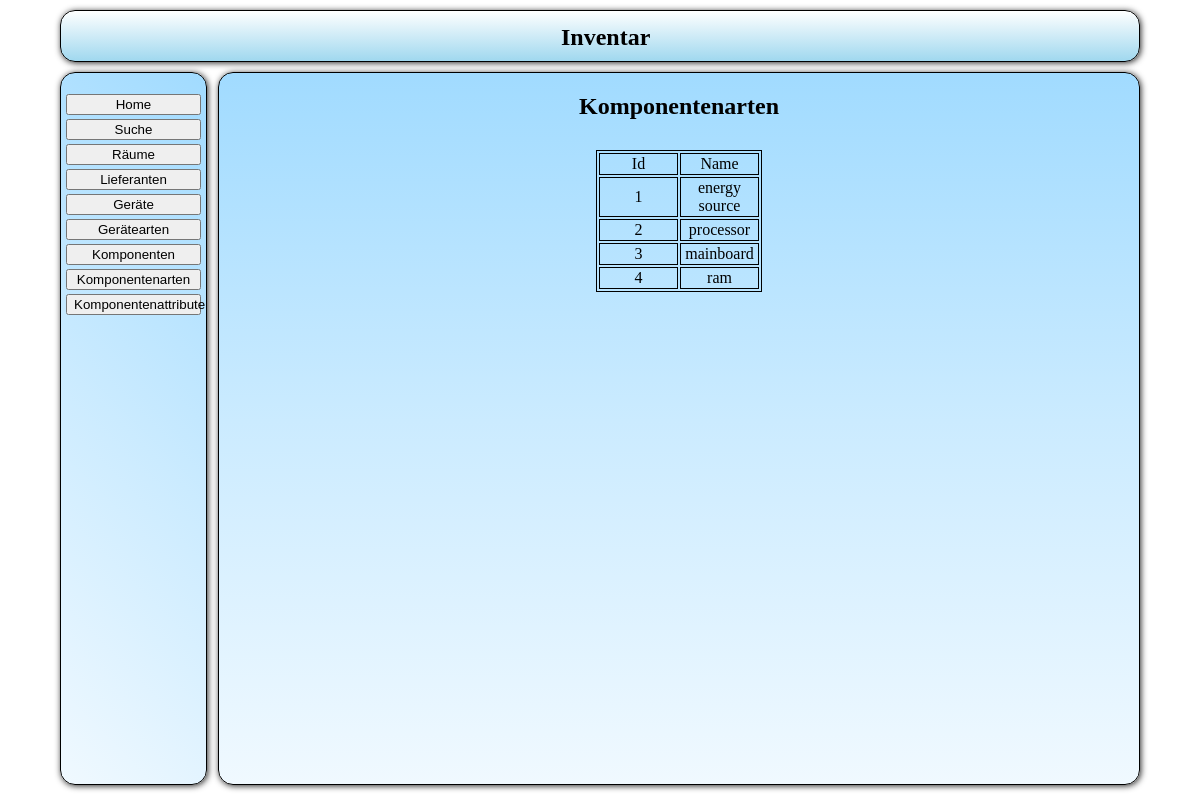
Before: /src/php/fro_Auswahl.php?action=list&table=komponentenarten with the older database file.
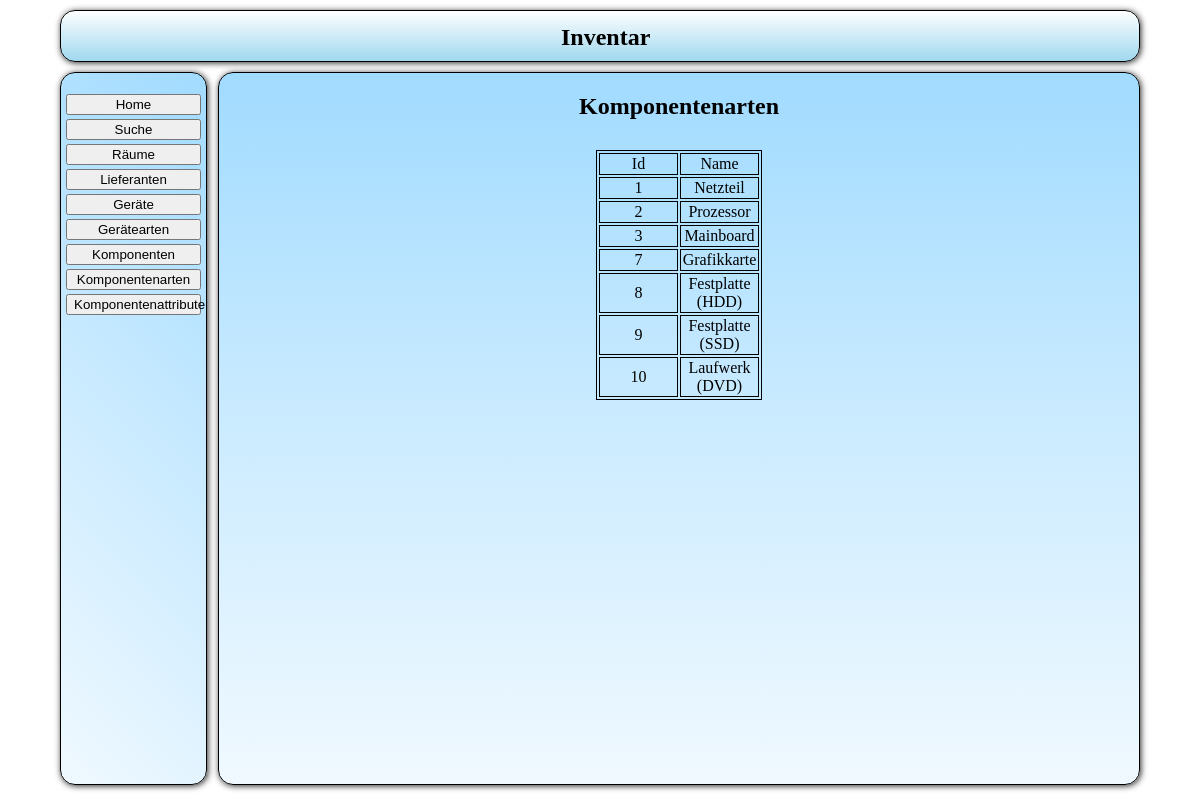
After: the same page with the newer database file.
### tables this page shows
CREATE TABLE IF NOT EXISTS `tbl_komponenten_arten` (
`komponenten_art_id` int(11) NOT NULL,
  `komponenten_art_name` text
);

### src/lib/plotting/forms.php (called while the page is built, shortened)
<?php
function get($key, $default)
{
    if(isset($_GET[$key]))
    {
	return htmlspecialchars($_GET[$key]);
    }
}
class form
{
    public function start($action, $method)
    {
	$additional = "";
	if((isset($method))&&($method != ""))
	{
	    $additional .= "method='".$method."' ";
	}
	\utility\html\openTag("form", "", $additional);
	return $this;
    }
}

### src/php/sql_get.php (called while the page is built, shortened)
<?php
function func_a_getKomponentenArten()
{
    $txt_sql_statement = "SELECT * FROM tbl_komponenten_arten;";
    $a_sql_ausgabe = array();
    $a_sql_result = mysql_query($txt_sql_statement)
            or die ("Anfrage Fehlgeschlagen");
    while($a_sql_cache = mysql_fetch_assoc($a_sql_result))
    {
	$a_sql_ausgabe[] = $a_sql_cache;
    }
    return $a_sql_ausgabe;
}

### src/php/log_Liste.php (the view, shortened to what this page needs)
<?php
echo "<h2 align='center'>".$sTitel."</h2>";
$oFormular = new \utility\forms\form();
$oFormular->start("", "get");
$oTabelle = new \utility\tables\table();
$oTabelle->start(true, "liste");
$oTabelle->startRow();
foreach ($aErgebnis_attribute as $mAttribut)
{
    $oTabelle->addCell($mAttribut);
}
foreach ($aErgebnisse as $aErgebnis)
{
    foreach ($aErgebnis as $sIndex => $mData)
    {
	echo $mData;
    }
}

### src/php/fro_Auswahl.php (shortened to what this page needs)
<!DOCTYPE>
<html >
<head>
    <link href="../css/main.css" rel="stylesheet" type="text/css"/>
</head>
<body>
    <div id="main" >
        <div id="Header" >
            <h2>Inventar</h2>
        </div>
        <div id="left">
            <br>
            <table border="0" align="center">
                <tr>
                    <td><a href="fro_Auswahl.php?action=home"><button>Home</button></a></td>
                </tr>
                <tr>
                    <td><a href="fro_Auswahl.php?action=suche"><button>Suche</button></a></td>
                </tr>
                <tr>
                    <td><a href="fro_Auswahl.php?action=list&table=raeume"><button>R&auml;ume</button></a></td>
                </tr>
                <tr>
                    <td><a href="fro_Auswahl.php?action=list&table=lieferanten"><button>Lieferanten</button></a></td>
                </tr>
                <tr>
                    <td><a href="fro_Auswahl.php?action=list&table=geraete"><button>Ger&auml;te</button></a></td>
                </tr>
                <tr>
                    <td><a href="fro_Auswahl.php?action=list&table=geraetearten"><button>Ger&auml;tearten</button></a></td>
                </tr>
                <tr>
                    <td><a href="fro_Auswahl.php?action=list&table=komponenten"><button>Komponenten</button></a></td>
                </tr>
                <tr>
                    <td><a href="fro_Auswahl.php?action=list&table=komponentenarten"><button>Komponentenarten</button></a></td>
                </tr>
                <tr>
                    <td><a href="fro_Auswahl.php?action=list&table=komponentenattribute"><button>Komponentenattribute</button></a></td>
                </tr>
            </table>
        </div>
        <div id="right">
            <?php
                 require_once './log_Auswahl.php';
            ?>
        </div>
    </div>
</body>
</html>

### src/php/log_Auswahl.php (shortened to what this page needs)
<?php
if($s_action = \utility\forms\get("action", false))
{
    switch($s_action)
    {
	case "list":
	    func_v_list();
	    break;
    }
}
else
{
    func_v_home();
}
function func_v_list()
{
    if($s_table = \utility\forms\get("table", false))
    {
	$a_table_attributes = [
	    "lieferanten"	=>  [
		"Id",
		"Firmenname",
		"Vorname",
		"Nachname",
		"Postleitzahl",
		"Ort",
		"Strasse",
	    ],
	    "raeume"	=>  [
		"Id",
		"Notiz",
		"Name",
		"Stockwerk",
	    ],
	    "geraete"	=>  [
		"Id",
		"Raum",
		"Lieferant",
		"Name",
		"Einkaufsdatum",
		"Notiz",
		"Hersteller",
		"Gewährleistungsbeginn",
		"Gewährleistungsende",
		"Seriennummer",
		"Art",
	    ],
	    "komponenten"	=>  [
		"Id",
		"Name",
		"Bestand",
		"Art"
	    ],
	    "komponentenarten"	=>  [
		"Id",
		"Name"
	    ],
	    "geraetearten"	=>  [
		"Id",
		"Name"
	    ],
	    "komponentenattribute"	=>  [
		"Id",
		"Name"
	    ],
	];
	$a_table_links = [
	    "lieferanten"	=>  "func_a_getLieferanten",
	    "raeume"		=>  "func_a_getRaeume",
	    "geraete"		=>  "func_a_getGeraete",
	    "komponenten"	=>  "func_a_getKomponenten",
	    "komponentenarten"	=>  "func_a_getKomponentenArten",
	    "geraetearten"	=>  "func_a_getGeraeteArten",
	    "komponentenattribute"	=>  "func_a_getAttribute",
	];
	$a_table_title = [
	    "lieferanten"	=>  "Lieferanten",
	    "raeume"		=>  "Räume",
	    "geraete"		=>  "Geräte",
	    "komponenten"	=>  "Komponeten",
	    "komponentenarten"	=>  "Komponentenarten",
	    "geraetearten"	=>  "Gerätearten",
	    "komponentenattribute"	=>  "Gerätearten",
	];
	if(isset($a_table_links[$s_table]))
	{
	    $aErgebnisse = call_user_func($a_table_links[$s_table]);
	    $aErgebnis_attribute = $a_table_attributes[$s_table];
	    $sTitel = $a_table_title[$s_table];
	    include "log_Liste.php";
	}
	else
	{
	    func_v_invalid();
	}
    }
    else
    {
	func_v_invalid();
    }
}

### src/lib/plotting/html.php (shortened to what this page needs)
<?php
function openTag($tag, $class = "", $additional = "")
{
    if((isset($tag))&&($tag != ""))
    {
	echo "<".$tag;
	if((isset($class))&&($class != ""))
	{
	    echo " class='".$class."'";
	}
	if((isset($additional))&&($additional != ""))
	{
	    echo " ".$additional;
	}
	echo ">";
    }
}
function closeTag($tag)
{
    if((isset($tag))&&($tag != ""))
    {
	echo "</".$tag.">";
    }
}

### src/lib/plotting/tables.php (shortened to what this page needs)
<?php
class table
{
    private $started = false;
    private $rowstarted = false;
    private $cellstarted = false;
    public function start($border = false, $class="")
    {
	if($this->started == false)
	{
	    if(!$border)
	    {
		\utility\html\openTag("table", $class);
	    }
	    else
	    {
		\utility\html\openTag("table", $class, "border='1'");
	    }
	    $this->started = true;
	}
	else
	{
	    return false;
	}
	return $this;
    }
    public function end()
    {
	if(($this->started == true)&&($this->rowstarted == false)&&($this->cellstarted == false))
	{
	    $this->started = false;
	}
	else
	{
	    return false;
	}
	return $this;
    }
    public function startRow($class = "")
    {
	if(($this->started == true)&&($this->rowstarted == false))
	{
	    $this->rowstarted = true;
	}
	else
	{
	    return false;
	}
	return $this;
    }
    public function endRow()
    {
	if($this->rowstarted == true)
	{
	    $this->rowstarted = false;
	}
	else
	{
	    return false;
	}
	return $this;
    }
    public function startCell()
    {
	if(($this->rowstarted == true)&&($this->cellstarted == false))
	{
	    $this->cellstarted = true;
	}
	else
	{
	    return false;
	}
	return $this;
    }
    public function printCellContent($string)
    {
	if(($this->cellstarted == true)&&(isset($string)))
	{
	    echo $string;
	}
	else
	{
	    return false;
	}
	return $this;
    }
    public function endCell()
    {
	if($this->cellstarted == true)
	{
	    \utility\html\closeTag("td");
	    $this->cellstarted = false;
	}
	else
	{
	    return false;
	}
	return $this;
    }
    public function addCell($string)
    {
	$this->endCell();
	return $this;
    }
}

### src/css/main.css (style rules this page uses)
body { padding: 0; margin: 0; }
#main { margin: auto; width: 1080px; }
#Header { position: relative; top: 10px; height: 50px; border: 1px solid black; border-radius: 15px; box-shadow: 1px 1px 6px #292929; background: #feffff; background: -moz-linear-gradient(top, #feffff 0%, #ddf1f9 35%, #a0d8ef 100%); background: -webkit-gradient(linear, left top, left bottom, color-stop(0%,#feffff), color-stop(35%,#ddf1f9), color-stop(100%,#a0d8ef)); background: -webkit-linear-gradient(top, #feffff 0%,#ddf1f9 35%,#a0d8ef 100%); background: -o-linear-gradient(top, #feffff 0%,#ddf1f9 35%,#a0d8ef 100%); background: -ms-linear-gradient(top, #feffff 0%,#ddf1f9 35%,#a0d8ef 100%); background: linear-gradient(to bottom, #feffff 0%,#ddf1f9 35%,#a0d8ef 100%); filter: progid:DXImageTransform.Microsoft.gradient( startColorstr='#feffff', endColorstr='#a0d8ef',GradientType=0 ); }
#Header h2 { position: relative; top: -7px; margin-left: 500px; display: inline-block; }
#left { position: relative; top: 20px; width: 145px; float: left; border: 1px solid black; text-align: center; border-radius: 15px; box-shadow: 1px 1px 6px #292929; background: rgb(240,249,255); background: -moz-linear-gradient(45deg, rgba(240,249,255,1) 0%, rgba(203,235,255,1) 49%, rgba(161,219,255,1) 100%); background: -webkit-gradient(linear, left bottom, right top, color-stop(0%,rgba(240,249,255,1)), color-stop(49%,rgba(203,235,255,1)), color-stop(100%,rgba(161,219,255,1))); background: -webkit-linear-gradient(45deg, rgba(240,249,255,1) 0%,rgba(203,235,255,1) 49%,rgba(161,219,255,1) 100%); background: -o-linear-gradient(45deg, rgba(240,249,255,1) 0%,rgba(203,235,255,1) 49%,rgba(161,219,255,1) 100%); background: -ms-linear-gradient(45deg, rgba(240,249,255,1) 0%,rgba(203,235,255,1) 49%,rgba(161,219,255,1) 100%); background: linear-gradient(45deg, rgba(240,249,255,1) 0%,rgba(203,235,255,1) 49%,rgba(161,219,255,1) 100%); filter: progid:DXImageTransform.Microsoft.gradient( startColorstr='#f0f9ff', endColorstr='#a1dbff',GradientType=1 ); }
#right { position: relative; top: 20px; width: 920px; height: 100%; border: 1px solid black; float: right; border-radius: 15px; box-shadow: 1px 1px 6px #292929; background: rgb(161,219,255); background: -moz-linear-gradient(top, rgba(161,219,255,1) 0%, rgba(203,235,255,1) 49%, rgba(240,249,255,1) 100%); background: -webkit-gradient(linear, left top, left bottom, color-stop(0%,rgba(161,219,255,1)), color-stop(49%,rgba(203,235,255,1)), color-stop(100%,rgba(240,249,255,1))); background: -webkit-linear-gradient(top, rgba(161,219,255,1) 0%,rgba(203,235,255,1) 49%,rgba(240,249,255,1) 100%); background: -o-linear-gradient(top, rgba(161,219,255,1) 0%,rgba(203,235,255,1) 49%,rgba(240,249,255,1) 100%); background: -ms-linear-gradient(top, rgba(161,219,255,1) 0%,rgba(203,235,255,1) 49%,rgba(240,249,255,1) 100%); background: linear-gradient(to bottom, rgba(161,219,255,1) 0%,rgba(203,235,255,1) 49%,rgba(240,249,255,1) 100%); filter: progid:DXImageTransform.Microsoft.gradient( startColorstr='#a1dbff', endColorstr='#f0f9ff',GradientType=0 ); }
button, input[type="submit"], input[type="reset"] { width: 135px; }
table.liste { position: relative; margin: auto; top: 10px; border: 1px solid black; }
table.liste td { border: 1px solid black; width: 75px; text-align: center; }

Changed rows visible on the page:
removed tbl_komponenten_arten: komponenten_art_id "4", komponenten_art_name "ram"
changed tbl_komponenten_arten id 3: komponenten_art_name "mainboard" → "Mainboard"
added tbl_komponenten_arten: komponenten_art_id "7", komponenten_art_name "Grafikkarte"
added tbl_komponenten_arten: komponenten_art_id "8", komponenten_art_name "Festplatte (HDD)"
added tbl_komponenten_arten: komponenten_art_id "9", komponenten_art_name "Festplatte (SSD)"
added tbl_komponenten_arten: komponenten_art_id "10", komponenten_art_name "Laufwerk (DVD)"
Other visible differences:
new list line: "Netzteil"
new list line: "Prozessor"
list line gone: "energy source"
list line gone: "processor"
